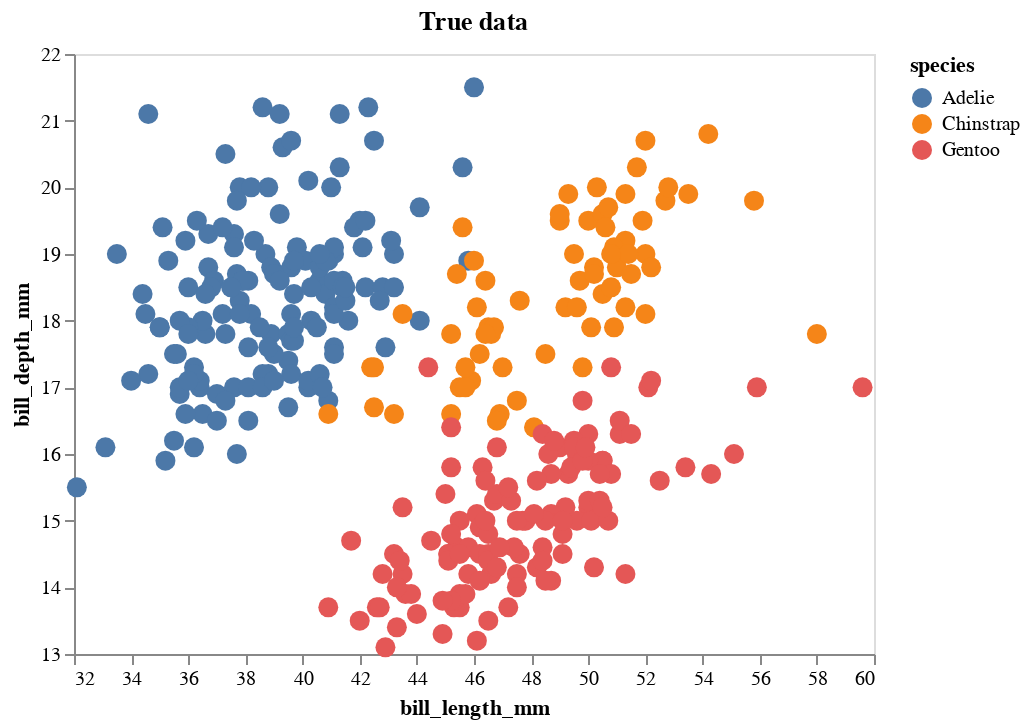

Notebook cell for this chart:
### Code cell
alt.Chart(df).mark_circle(size=100, opacity=1).encode(
    x=alt.X(cols[0], scale=alt.Scale(zero=False)),
    y=alt.Y(cols[1], scale=alt.Scale(zero=False)),
    color="species"
).configure_axis(
    grid=False
).properties(
    title="True data"
)

### Figure 1 — Vega-Lite specification as saved in the notebook (floating-point values rounded to 4 significant figures; data arrays with more than 128 entries replaced by an {"elided": "..."} marker saying what was removed)
{"config": {"view": {"continuousWidth": 400, "continuousHeight": 300}, "axis": {"grid": false}}, "data": {"name": "data-a0ec2e5925707c5dba9da2c1e24eff5a"}, "mark": {"type": "circle", "opacity": 1, "size": 100}, "encoding": {"color": {"field": "species", "type": "nominal"}, "x": {"field": "bill_length_mm", "scale": {"zero": false}, "type": "quantitative"}, "y": {"field": "bill_depth_mm", "scale": {"zero": false}, "type": "quantitative"}}, "title": "True data", "$schema": "https://vega.github.io/schema/vega-lite/v4.17.0.json", "datasets": {"data-a0ec2e5925707c5dba9da2c1e24eff5a": {"elided": "333 records"}}}
